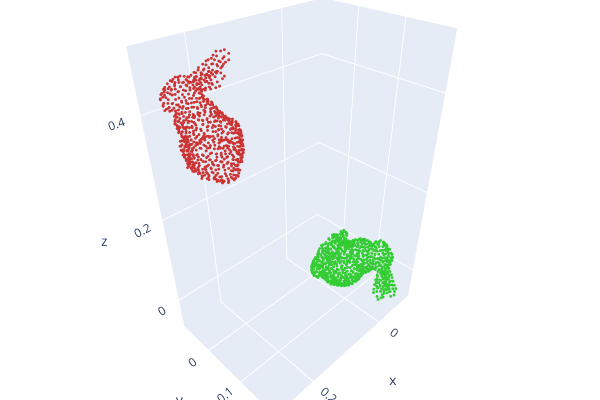

Here is the notebook cell this chart was saved with:
### Markdown cell above
## 🌀 Create Transformed Point Cloud

### Code cell
def random_rotation_matrix():
    """Generate random 3D rotation matrix using SVD"""
    rand_mat = np.random.rand(3, 3)
    U, _, Vt = np.linalg.svd(rand_mat)
    R = U @ Vt
    if np.linalg.det(R) < 0:
        Vt[-1,:] *= -1
        R = U @ Vt
    return R

# Create transformation components
R_true = random_rotation_matrix()
t_true = np.random.rand(3) * 0.3

# Apply transformation
transformed_points = (R_true @ original_points.T).T + t_true

# Create transformed point cloud
transformed_pcd = o3d.geometry.PointCloud()
transformed_pcd.points = o3d.utility.Vector3dVector(transformed_points)
transformed_pcd.paint_uniform_color([0.8, 0.2, 0.2])  # Red

# Visualize both clouds
o3d.visualization.draw_plotly([original_pcd, transformed_pcd],
                                 window_name="Original vs Transformed")

### Figure 1 — Plotly figure (JSON) as saved in the notebook; plotly's stock layout.template omitted (floating-point values rounded to 4 significant figures; data arrays with more than 128 entries replaced by an {"elided": "..."} marker saying what was removed)
{"data": [{"marker": {"color": {"elided": "750x3 float values"}, "size": 1}, "mode": "markers", "type": "scatter3d", "x": {"elided": "750 float values"}, "y": {"elided": "750 float values"}, "z": {"elided": "750 float values"}}, {"marker": {"color": {"elided": "750x3 float values"}, "size": 1}, "mode": "markers", "type": "scatter3d", "x": {"elided": "750 float values"}, "y": {"elided": "750 float values"}, "z": {"elided": "750 float values"}}], "layout": {"height": 400, "margin": {"b": 0, "l": 0, "r": 0, "t": 0}, "scene": {"camera": {"center": {"x": 0, "y": 0, "z": 0}, "up": {"x": 0, "y": 0, "z": 1}}}, "showlegend": false, "width": 600}}
